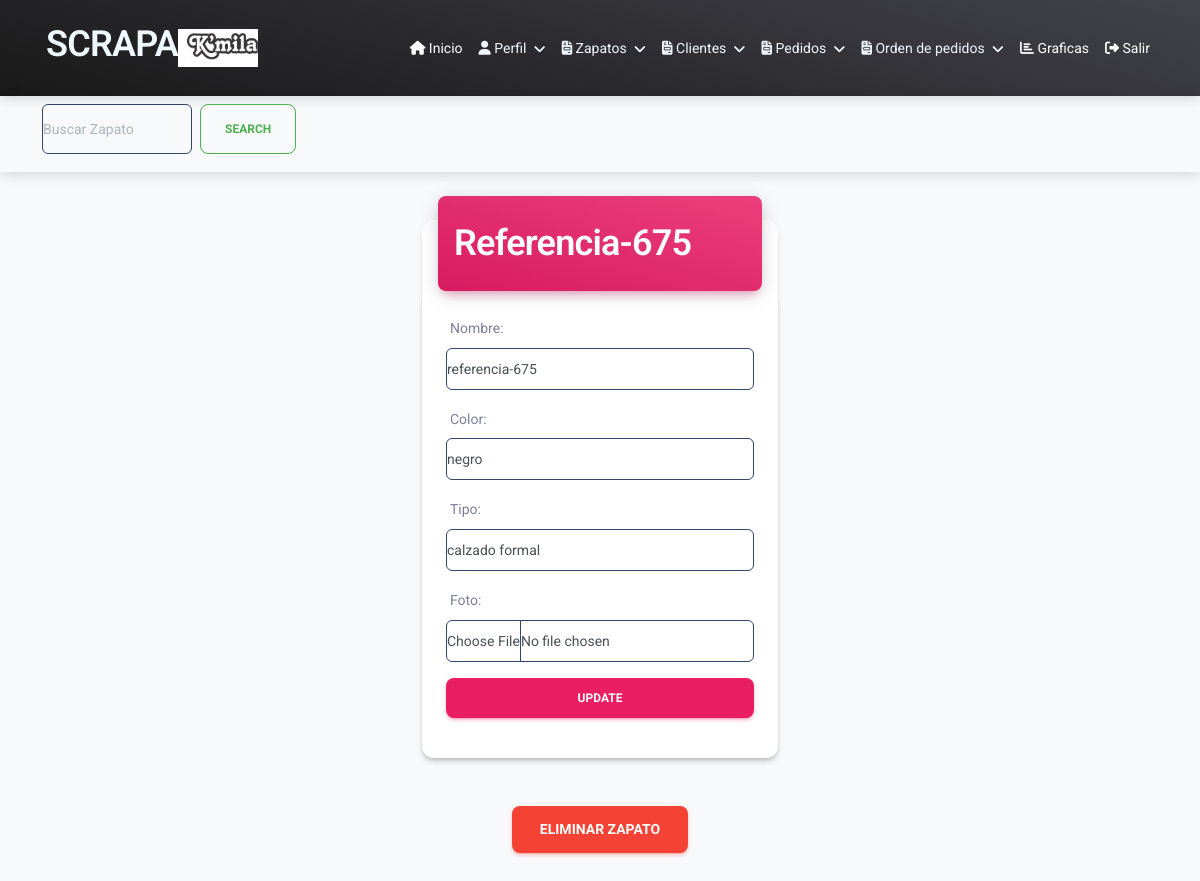
The page /zapato/19/ (signed in) on the database its author committed.
### usuairo/models.py (models this page shows, shortened)
class UserProfile(models.Model):
    user = models.OneToOneField(User, on_delete=models.CASCADE)
    logo = models.ImageField(upload_to='images/', blank=True, null=True)
    telefono = models.CharField(max_length=20, blank=True)
    correo = models.EmailField(blank=True)
    nombre_empresa = models.CharField(max_length=100,default='nombre')

class Zapato (models.Model):
    nombre=models.CharField(max_length=100)
    color=models.CharField(max_length=50)
    tipo = models.CharField(max_length=50, choices=TIPO_ZAPATO_CHOICES)
    user = models.ForeignKey(User , on_delete=models.CASCADE)
    foto= models.ImageField(upload_to='images/', null=True, blank=True)

### usuairo/views.py (the view, shortened to what this page needs)
# urls.py: path('zapato/<int:Zapato_id>/',views.Zapato_detail,name='Zapato_detail'),
@login_required
def Zapato_detail(request,Zapato_id):
    if request .method =='GET':
        zapato=get_object_or_404(Zapato,pk=Zapato_id,user=request.user)
        form_zapato=Zapatoform(instance=zapato)
        return render(request,'zapato_detail.html',{'zapato':zapato,'form_zapato': form_zapato})

### usuairo/forms.py
class Zapatoform(forms.ModelForm):
    class Meta:
        model =Zapato
        fields=['nombre','color','tipo','foto']
        widgets={
             'nombre': forms.TextInput(attrs={'class': 'form-control  border border-dark'}),
            'color': forms.TextInput(attrs={'class': 'form-control  border border-dark'}),
            'tipo': forms.Select(attrs={'class': 'form-control  border border-dark'}),
            'foto': forms.FileInput(attrs={'class': 'form-control  border border-dark'}),  }

### usuairo/templates/zapato_detail.html (shortened to what this page needs)
{% extends "index.html" %}
{% block content  %}
<nav class="navbar navbar-expand-lg bg-body-tertiary justify-content-end">
  <div class="container-fluid justify-content-end">
    <div class="collapse navbar-collapse" id="navbar" style="height: 150spx; width: 200px;">
      <div class="container">
        <form class="d-flex " role="search"  action="{% url 'search_zapato' %}" method="GET"  style="width: 300px; height: 60px;">
          <input class="form-control me-2 border border-dark " style="border: black; width: 150px; height: 50px;" type="search" placeholder="Buscar Zapato" aria-label="Search" name="buscar">
          <button class="btn btn-outline-success"  style="height: 50px;" type="submit">Search</button>
        </form>
          </div>
      </div>
    </div>
</nav>
  <main class="container">
    <div class="row">
        <div class="col-md-4 offset-md-4 mt-4">
          <div class="card my-4">
            <div class="card-header p-0 position-relative mt-n4 mx-3 z-index-2">
              <div class="bg-gradient-primary shadow-primary border-radius-lg pt-4 pb-3">
                <h2 class="text-white text-capitalize ps-3">{{zapato.nombre}}</h2>
              </div>
            </div>
       <div>
        <form class="card card-body" method="POST" enctype="multipart/form-data">
            {{form_zapato.as_p}}
         <button class="btn btn-primary">update</button></form>
        </div>
      </div>
    </div>
  </div>
  <div class="container text-center my-4">
    <div class="row justify-content-center">
      <div class="col-md-4">
  <form action="{% url 'zapato_delete' zapato.id %}" method="POST">
   <button class="btn btn-danger btn-lg mb-3">eliminar zapato</button>
       </form>
      </div>
    </div>
  </div>
</main>
{% endblock  %}

### usuairo/templates/index.html (shortened to what this page needs)
<!DOCTYPE html>
{% load static %}
<html lang="en">
  <head>
<link href="{% static 'assets/css/nucleo-icons.css' %}" rel="stylesheet" />
<link href="{% static 'assets/css/nucleo-svg.css' %}" rel="stylesheet" />
<link id="pagestyle" href="{% static 'assets/css/material-dashboard.css' %}" rel="stylesheet" />
  </head>
  <body class="g-sidenav-show  bg-gray-100">
    <nav class="navbar navbar-expand-lg bg-gradient-dark navbar-dark fixed-start">
      <div class="container">
               <div>              <h2
                style="color: aliceblue;"  class="ms-1 font-weight-bold">SCRAPA</h2></div>
               {% if user.is_authenticated %}
               <div class="d-flex align-items-center ms-auto">
                   {% if user.userprofile.logo %}
                   <img src="{{ user.userprofile.logo.url }}" alt="Logo" class="user-logo" style="width: 80px; height: 80px; object-fit: contain; margin-right: 10px;">
                   {% endif %}
               </div>
           {% endif %}
          <div class="collapse navbar-collapse" id="navbarSupportedContent">
              <ul class="navbar-nav ms-auto">
                  {% if user.is_authenticated %}
                  <li class="nav-item">
                    <a class="nav-link active" href="/inicio">
                        <i class="fas fa-home"></i>
                        Inicio
                    </a>
                </li>
                <li class="nav-item dropdown">
                    <a class="nav-link dropdown-toggle" href="#" id="navbarDropdown"  style="color: aliceblue;" role="button" data-bs-toggle="dropdown" aria-expanded="false">
                        <i class="fas fa-user"></i>
                        Perfil
                    </a>
                </li>
                  <li class="nav-item dropdown">
                    <a class="nav-link dropdown-toggle" href="#" id="navbarDropdown"  style="color: aliceblue;" role="button" data-bs-toggle="dropdown" aria-expanded="false">
                        <i class="fas fa-file-invoice"></i>
                        Zapatos
                    </a>
                </li>
                  <li class="nav-item dropdown">
                    <a class="nav-link dropdown-toggle" href="#" id="navbarDropdown"  style="color: aliceblue;" role="button" data-bs-toggle="dropdown" aria-expanded="false">
                        <i class="fas fa-file-invoice"></i>
                        Clientes
                    </a>
                </li>
                <li class="nav-item dropdown">
                    <a class="nav-link dropdown-toggle" href="#" id="navbarDropdown"  style="color: aliceblue;" role="button" data-bs-toggle="dropdown" aria-expanded="false">
                        <i class="fas fa-file-invoice"></i>
                        Pedidos
                    </a>
                </li>
                  <li class="nav-item dropdown">
                    <a class="nav-link dropdown-toggle" href="#" id="navbarDropdown"  style="color: aliceblue;" role="button" data-bs-toggle="dropdown" aria-expanded="false">
                        <i class="fas fa-file-invoice"></i>
                        Orden de pedidos
                    </a>
                </li>
                <li class="nav-item">
                    <a class="nav-link active" href="/graficas">
                        <i class="fas fa-chart-bar"></i>
                        Graficas
                    </a>
                </li>
                  <li class="nav-item">
                      <a class="nav-link active" href="/logaut">
                          <i class="fas fa-sign-out-alt"></i>
                          Salir
                      </a>
                  </li>
                  {% endif %}
              </ul>
          </div>
      </div>
  </nav>
  </body>
 {% block content %}
    {% endblock %}
</html>

### rows shown on the page
Zapato: nombre "Referencia-675", nombre "referencia-675", color "negro", tipo "calzado formal"
